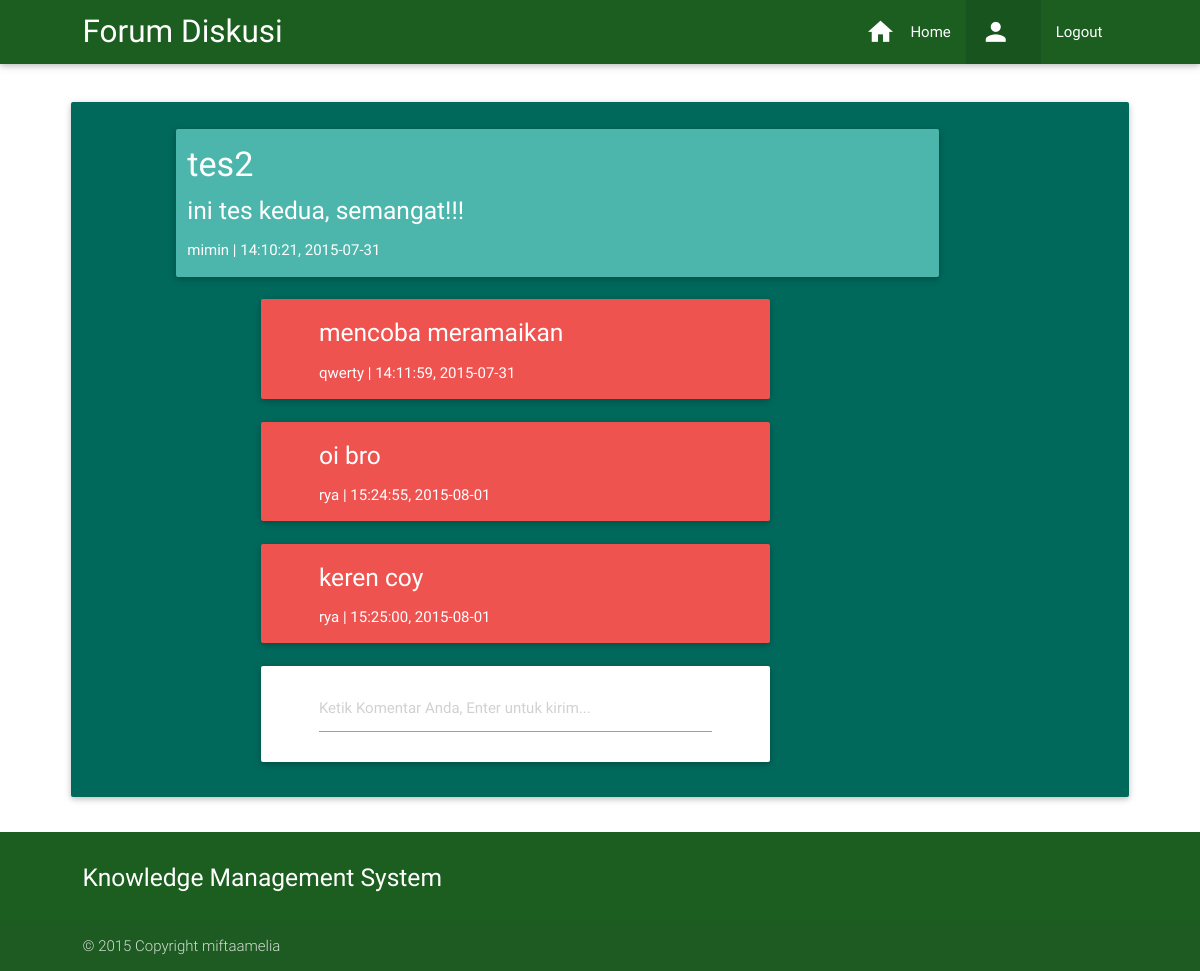
Page /forum/static/tampil.php?id=2 on the earlier database version.
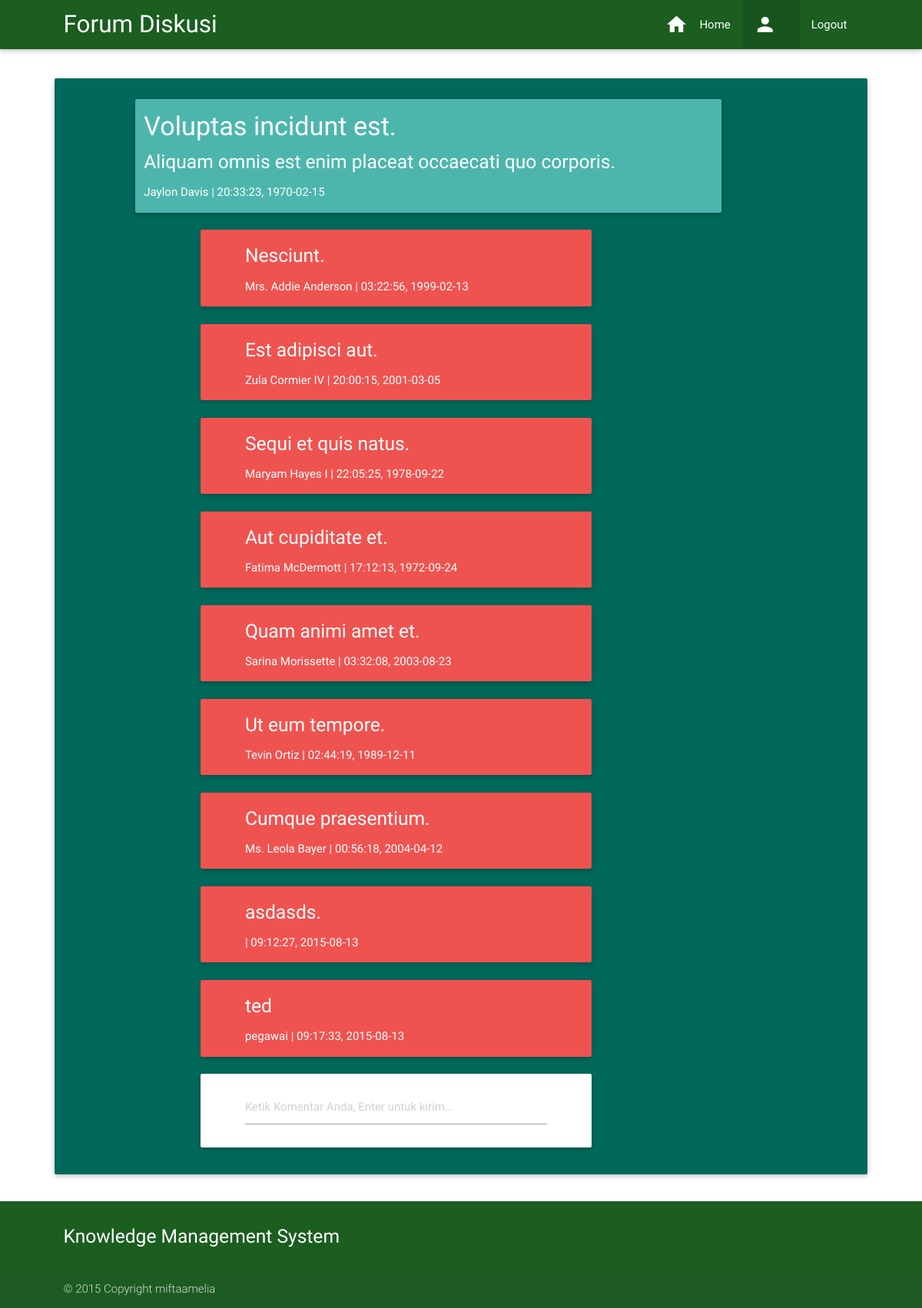
Same page on the later database version.
### tables this page shows
CREATE TABLE IF NOT EXISTS `forum` (
  `id` int(11) NOT NULL AUTO_INCREMENT,
  `judul` varchar(50) DEFAULT NULL,
  `isi` text,
  `user` varchar(50) DEFAULT NULL,
  `tgl` date DEFAULT NULL,
  `jam` time DEFAULT NULL,
  PRIMARY KEY (`id`)
);

CREATE TABLE IF NOT EXISTS `forum2` (
  `id` int(11) NOT NULL AUTO_INCREMENT,
  `forum_id` int(11) NOT NULL,
  `komentar` text,
  `user` varchar(50) DEFAULT NULL,
  `tgl` date DEFAULT NULL,
  `jam` time DEFAULT NULL,
  PRIMARY KEY (`id`)
);

### forum/static/tampil.php (the view, shortened to what this page needs)
<?php
$user = $_SESSION['user'];
?>
<html>
  <head>
    <link href="../../asset/css/materialize.min.css" rel="stylesheet">
  </head>
  <body>
    <header>
        <nav class="green darken-4">
            <div class="nav-wrapper container">
                <a class="brand-logo">Forum Diskusi</a>
                <ul id="nav-mobile" class="right hide-on-med-and-down">
          <li><a href="forum.php"><i class="mdi-action-home left"></i>Home</a></li>
          <li class="active"><a><i class="mdi-social-person left"></i><?php echo $user; ?></a></li>
          <li><a href="index.php">Logout</a></li>
          </ul>
            </div>
        </nav>
    </header>
<?php
$id= ($_GET['id']);
$q = "SELECT * FROM forum WHERE id='$id'";
$sql = mysql_query ($q);
$hasil = mysql_fetch_array ($sql);
?>
    <main style="margin-top:30px;" class="container">
  		<div class="card-panel teal darken-3 row">
        <div class="card-panel teal lighten-2 white-text col s9 offset-s1">
          <h4><?php echo $hasil['judul']?></h4>
          <h5><?php echo $hasil['isi']?></h5>
          <p><?php echo $hasil['user']?> | <?php echo $hasil['jam']?>, <?php echo $hasil['tgl']?></p>
        </div>
  <?php
    $q2 = "SELECT * from forum2 WHERE forum_id='$id'";
    $sql = mysql_query ($q2);
    while ($hasil2 = mysql_fetch_array ($sql)) {
  ?>
        <div class="card-panel red lighten-1 col s6 offset-s2 white-text">
          <div class="container" style="margin-top: 20px">
            <h5><?php echo $hasil2['komentar']?></h5>
            <p><?php echo $hasil2['user']?> | <?php echo $hasil2['jam']?>, <?php echo $hasil2['tgl']?></p>
          </div>
        </div>
  <?php } ?>
        <div class="card-panel lighten-2 col s6 offset-s2">
        <form action="simpan.php" method="post">
          <div class="container" style="margin-top: 20px">
              <input type="text" id="komentar" name="komentar" required placeholder="Ketik Komentar Anda, Enter untuk kirim...">
          </div>
        </form>
        </div>
      </div>
    </main>
    <footer class="page-footer green darken-4">
        <div class="container">
            <div class="row">
                <div class="col l6 s12">
                    <h5 class="white-text">Knowledge Management System</h5>
                </div>
            </div>
        </div>
        <div class="footer-copyright">
            <div class="container">
                © 2015 Copyright miftaamelia
            </div>
        </div>
    </footer>
  </body>
</html>

Differences in the rows shown:
no longer on this page (row edited): forum2: komentar "mencoba meramaikan", user "qwerty", jam "14:11:59", tgl "2015-07-31"
no longer on this page (row edited): forum2: komentar "oi bro", user "rya", jam "15:24:55", tgl "2015-08-01"
no longer on this page (row edited): forum2: komentar "keren coy", user "rya", jam "15:25:00", tgl "2015-08-01"
changed forum: judul "tes2" → "Voluptas incidunt est."; isi "ini tes kedua, semangat!!!" → "Aliquam omnis est enim placeat occaecati quo corporis."; user "mimin" → "Jaylon Davis"; jam "14:10:21" → "20:33:23"; tgl "2015-07-31" → "1970-02-15"
now on this page (row edited): forum2: komentar "Nesciunt.", user "Mrs. Addie Anderson", jam "03:22:56", tgl "1999-02-13"
added forum2: komentar "Est adipisci aut.", user "Zula Cormier IV", jam "20:00:15", tgl "2001-03-05"
added forum2: komentar "Sequi et quis natus.", user "Maryam Hayes I", jam "22:05:25", tgl "1978-09-22"
added forum2: komentar "Aut cupiditate et.", user "Fatima McDermott", jam "17:12:13", tgl "1972-09-24"
added forum2: komentar "Quam animi amet et.", user "Sarina Morissette", jam "03:32:08", tgl "2003-08-23"
added forum2: komentar "Ut eum tempore.", user "Tevin Ortiz", jam "02:44:19", tgl "1989-12-11"
added forum2: komentar "Cumque praesentium.", user "Ms. Leola Bayer", jam "00:56:18", tgl "2004-04-12"
added forum2: komentar "asdasds.", jam "09:12:27", tgl "2015-08-13"
added forum2: komentar "ted", user "pegawai", jam "09:17:33", tgl "2015-08-13"
